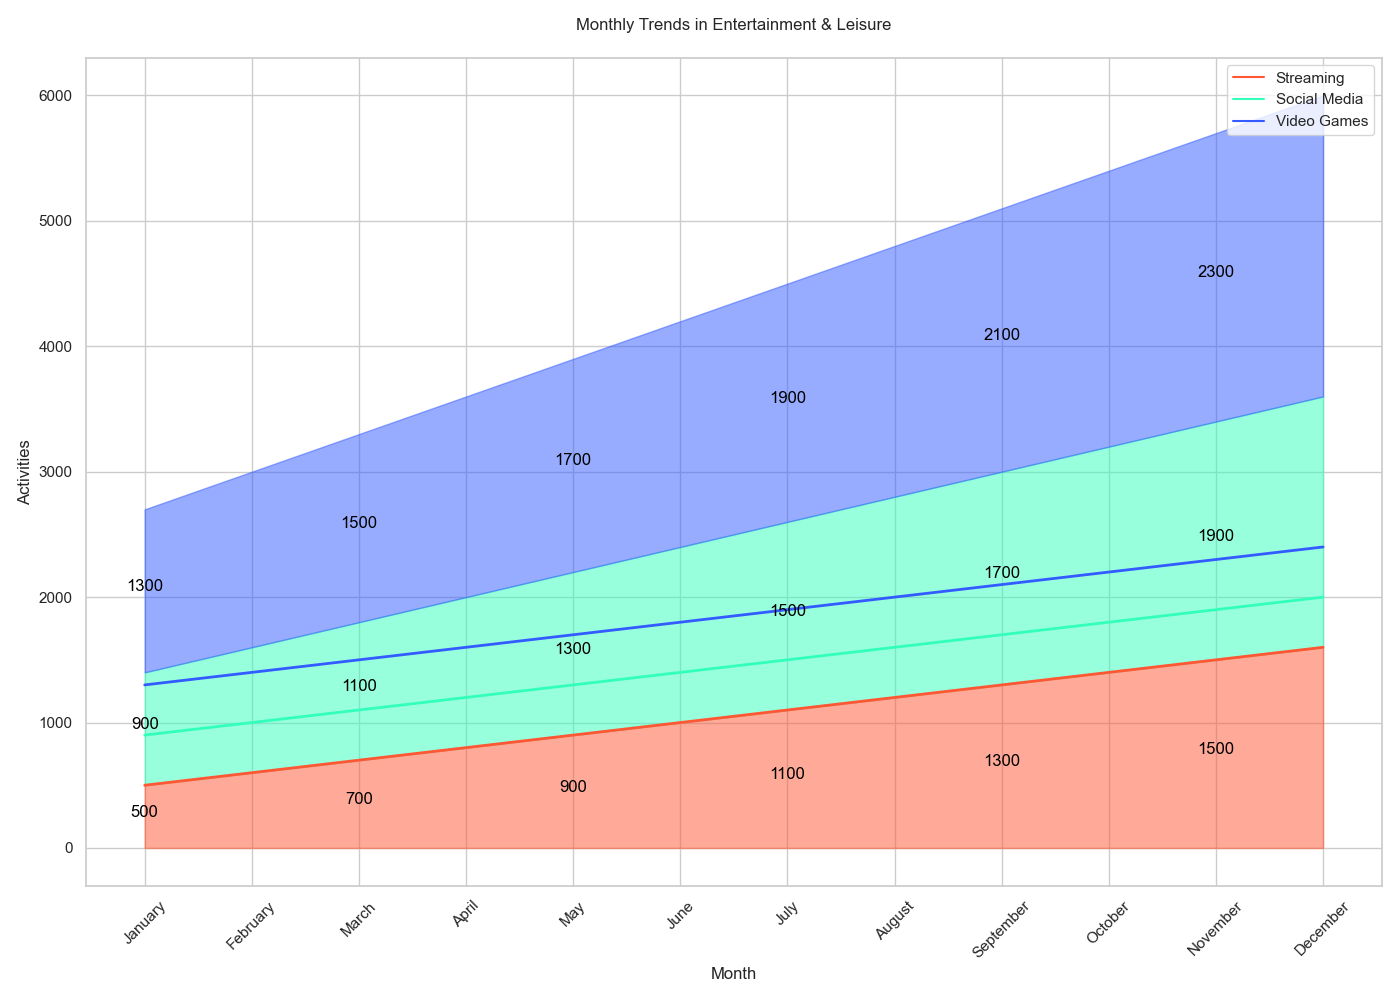

Reproduce this figure in Python.

import pandas as pd
import seaborn as sns
import matplotlib.pyplot as plt

data = {
    'Month': ['January', 'February', 'March', 'April', 'May', 'June',
              'July', 'August', 'September', 'October', 'November', 'December'],
    'Streaming': [500, 600, 700, 800, 900, 1000, 1100, 1200, 1300, 1400, 1500, 1600],
    'Social Media': [900, 1000, 1100, 1200, 1300, 1400, 1500, 1600, 1700, 1800, 1900, 2000],
    'Video Games': [1300, 1400, 1500, 1600, 1700, 1800, 1900, 2000, 2100, 2200, 2300, 2400]
}

df = pd.DataFrame(data)
df_melted = df.melt(id_vars='Month', var_name='Category', value_name='Values')
df_melted['Month'] = pd.Categorical(df_melted['Month'], categories=data['Month'], ordered=True)

plt.figure(figsize=(14, 10))
sns.set(style="whitegrid")

colors = ["#FF5733", "#33FFBD", "#335BFF"]  # Streaming, Social Media, Video Games

sns.lineplot(data=df_melted, x='Month', y='Values', hue='Category', palette=colors, sort=False, lw=2)

plt.fill_between(data['Month'], df["Streaming"], color="#FF5733", alpha=0.5)
plt.fill_between(data['Month'], df["Streaming"], df["Streaming"] + df["Social Media"], color="#33FFBD", alpha=0.5)
plt.fill_between(data['Month'], df["Streaming"] + df["Social Media"], df["Streaming"] + df["Social Media"] + df["Video Games"], color="#335BFF", alpha=0.5)

for idx, month in enumerate(data['Month']):
    if idx % 2 == 0:
        plt.text(x=idx, y=df.loc[idx, "Streaming"]/2, s=df.loc[idx, "Streaming"], ha='center', color='black')
        plt.text(x=idx, y=df.loc[idx, "Streaming"] + df.loc[idx, "Social Media"]/2, s=df.loc[idx, "Social Media"], ha='center', color='black')
        plt.text(x=idx, y=df.loc[idx, "Streaming"] + df.loc[idx, "Social Media"] + df.loc[idx, "Video Games"]/2, s=df.loc[idx, "Video Games"], ha='center', color='black')

plt.xlabel('Month')
plt.ylabel('Activities')
plt.title('Monthly Trends in Entertainment & Leisure', pad=20)
plt.xticks(rotation=45)
plt.legend(loc='upper right')

plt.tight_layout()
plt.show()
